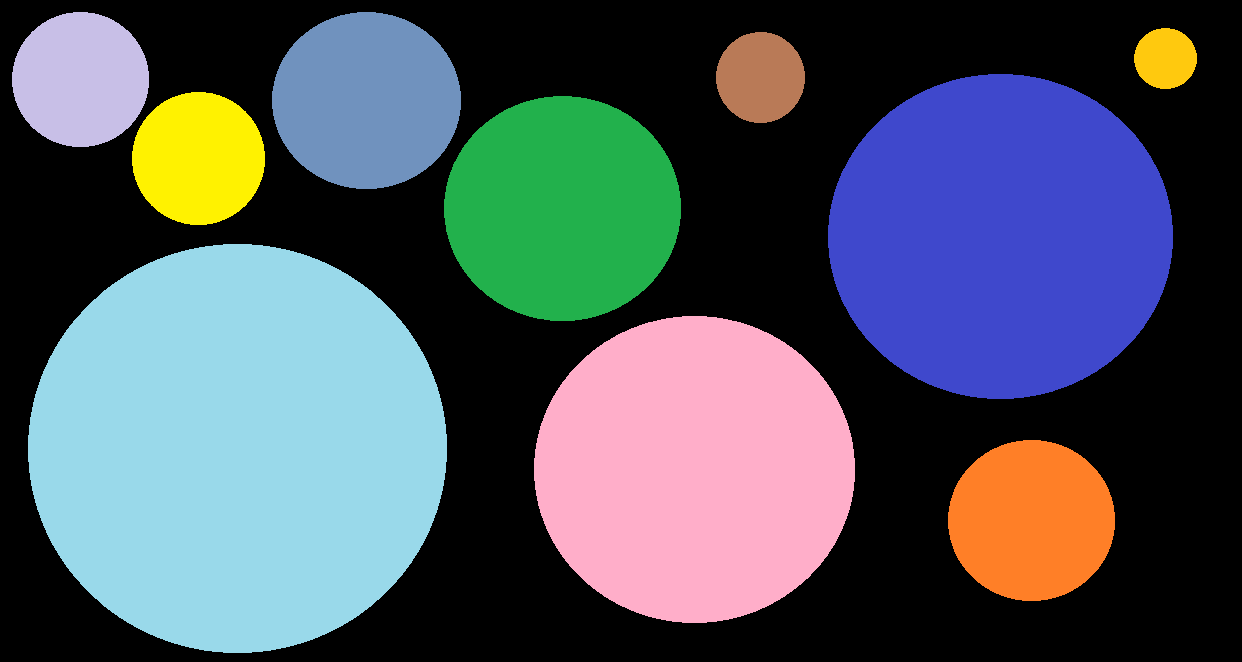
#> input picture datasets/shapes_sizes.png, 1242 x 662 px, found by its file name
$ python 13.contour_shapes.py
#> lines starting #> are read from the running program, lines starting #| are printed output that depends on the picture; after the words box and inside, x2 and y2 are one past the last pixel; in counts of white or black regions, pixels touching at a corner belong together
"""
Ordering contours based on the size
"""

# Import required packages:
import cv2
from matplotlib import pyplot as plt


def get_position_to_draw(text, point, font_face, font_scale, thickness):
    """Gives the coordinates to draw centered"""

    text_size = cv2.getTextSize(text, font_face, font_scale, thickness)[0]
    text_x = point[0] - text_size[0] / 2
    text_y = point[1] + text_size[1] / 2
    return round(text_x), round(text_y)


def sort_contours_size(cnts):
    """Sort contours based on the size"""

    cnts_sizes = [cv2.contourArea(contour) for contour in cnts]
    (cnts_sizes, cnts) = zip(*sorted(zip(cnts_sizes, cnts)))
    return cnts_sizes, cnts


def show_img_with_matplotlib(color_img, title, pos):
    """Shows an image using matplotlib capabilities"""

    # Convert BGR image to RGB
    img_RGB = color_img[:, :, ::-1]

    ax = plt.subplot(2, 1, pos)
    plt.imshow(img_RGB)
    plt.title(title)
    plt.axis('off')


# Create the dimensions of the figure and set title:
fig = plt.figure(figsize=(9, 9))
plt.suptitle("Sort contours by size", fontsize=14, fontweight='bold')
fig.patch.set_facecolor('silver')

# Load the image and convert it to grayscale:
# image = build_sample_image_2()
image = cv2.imread("sample_data/shapes_sizes.png")
#> image is the input picture: shape (662, 1242, 3); mean B, G, R 94.8, 85.7, 77.8
gray_image = cv2.cvtColor(image, cv2.COLOR_BGR2GRAY)
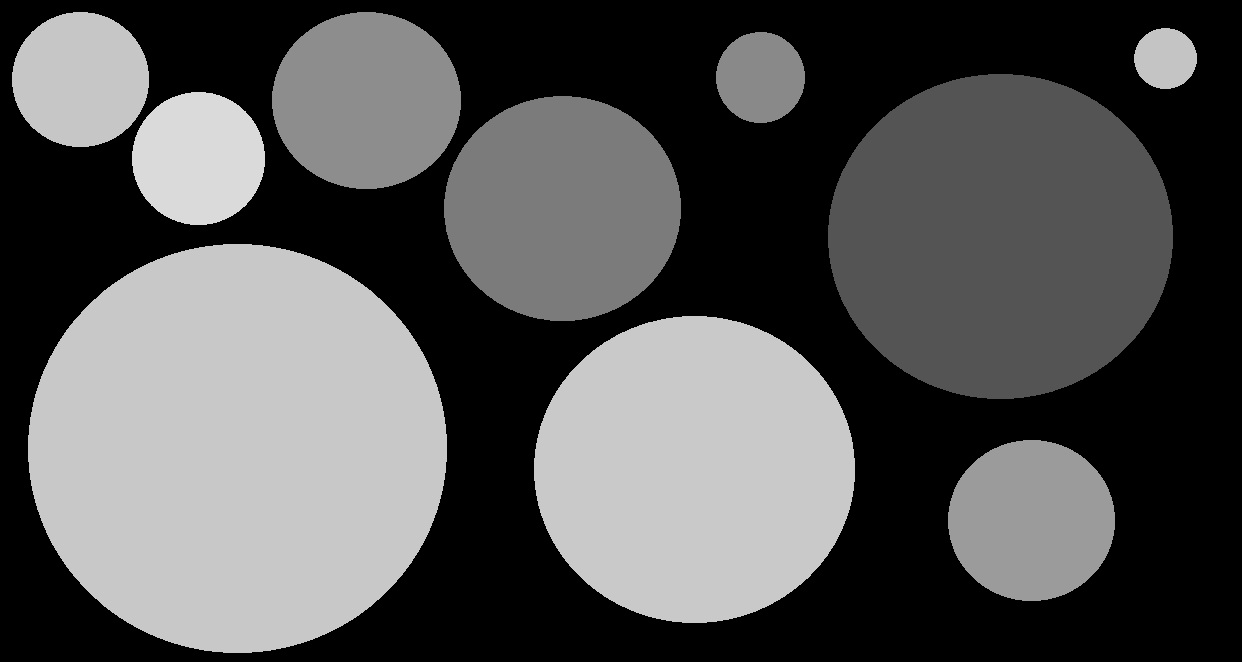
#> gray_image: shape (662, 1242); min 0, max 218, mean 84.3

# Plot the image:
show_img_with_matplotlib(image, "image", 1)

# Apply cv2.threshold() to get a binary image
ret, thresh = cv2.threshold(gray_image, 50, 255, cv2.THRESH_BINARY)
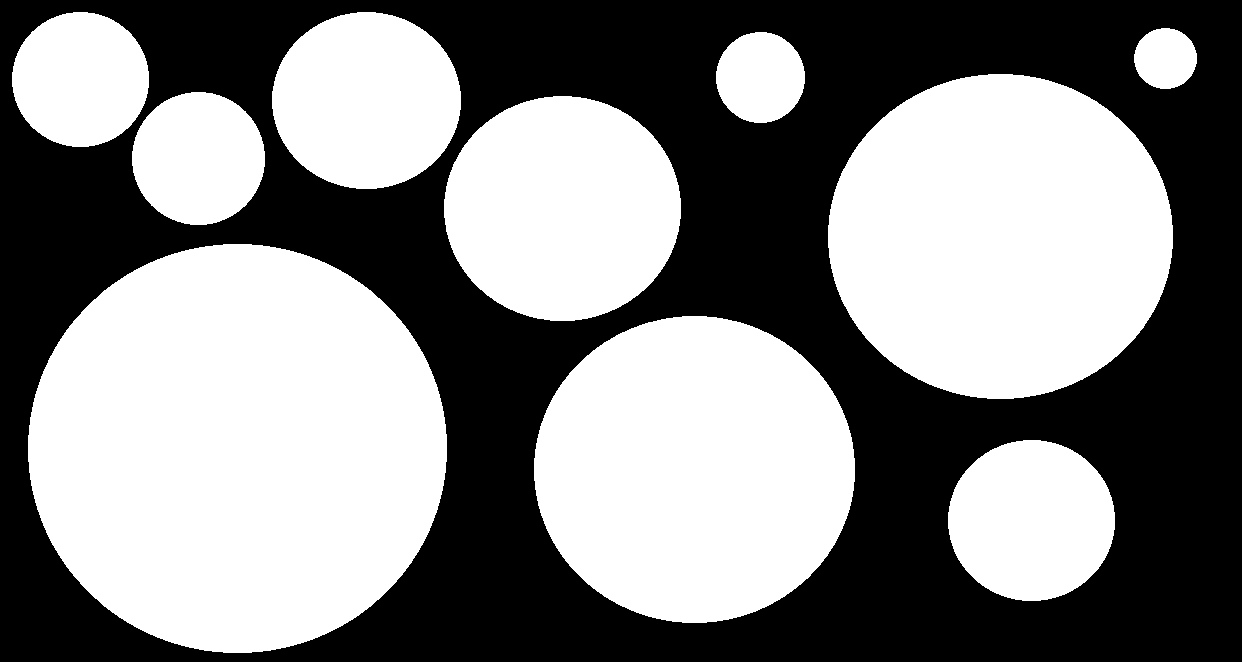
#> thresh: shape (662, 1242); 51.9% white; 1 black region

# Find contours using the thresholded image:
# Note: cv2.findContours() has been changed to return only the contours and the hierarchy
contours, hierarchy = cv2.findContours(thresh, cv2.RETR_EXTERNAL, cv2.CHAIN_APPROX_NONE)
#> contours = 10 contours; largest, box (x1, y1, x2, y2) and area: (28, 244, 447, 653) 134010, (828, 74, 1173, 399) 87531, (534, 316, 855, 623) 76890, (444, 96, 681, 321) 41535, (272, 12, 461, 189) 26002

# Show the number of detected contours:
print("detected contours: '{}' ".format(len(contours)))
#| detected contours: '10'

# Sort the contours based on the size:
(contour_sizes, contours) = sort_contours_size(contours)
#> in sort_contours_size, `cnts_sizes = [cv2.contourArea(contour) for contour in cnts]`: cnts_sizes = [20875, 76889.5, 134010, 41535, 13688.5, 87531, 6221, 2917, 26002, 14329]
#> in sort_contours_size, `(cnts_sizes, cnts) = zip(*sorted(zip(cnts_sizes, cnts)))`: cnts_sizes = (2917, 6221, 13688.5, 14329, 20875, 26002, 41535, 76889.5, 87531, 134010); cnts has the same summary as contours outside sort_contours_size
#> contour_sizes has the same summary as cnts_sizes in sort_contours_size

for i, (size, contour) in enumerate(zip(contour_sizes, contours)):
    # Compute the moment of contour:
    M = cv2.moments(contour)

    # The center or centroid can be calculated as follows:
    cX = int(M['m10'] / M['m00'])
    cY = int(M['m01'] / M['m00'])

    # Get the position to draw:
    (x, y) = get_position_to_draw(str(i + 1), (cX, cY), cv2.FONT_HERSHEY_SIMPLEX, 2, 5)

    # Write the ordering of the shape on the center of shapes
    cv2.putText(image, str(i + 1), (x, y), cv2.FONT_HERSHEY_SIMPLEX, 2, (255, 255, 255), 5)
#> this loop made 10 passes
#> (size, cX, cY, text_size in get_position_to_draw, text_x in get_position_to_draw, text_y in get_position_to_draw, x, y) on passes 1 to 10: (2917, 1165, 58, (45, 45), 1142.5, 80.5, 1142, 80), (6221, 760, 77, (45, 45), 737.5, 99.5, 738, 100), (13688.5, 198, 158, (45, 45), 175.5, 180.5, 176, 180), (14329, 80, 79, (45, 45), 57.5, 101.5, 58, 102), (20875, 1031, 520, (45, 45), 1008.5, 542.5, 1008, 542), (26002, 366, 100, (45, 45), 343.5, 122.5, 344, 122), (41535, 562, 208, (45, 45), 539.5, 230.5, 540, 230), (76889.5, 694, 469, (45, 45), 671.5, 491.5, 672, 492), (87531, 1000, 236, (45, 45), 977.5, 258.5, 978, 258), (134010, 237, 448, (85, 45), 194.5, 470.5, 194, 470)
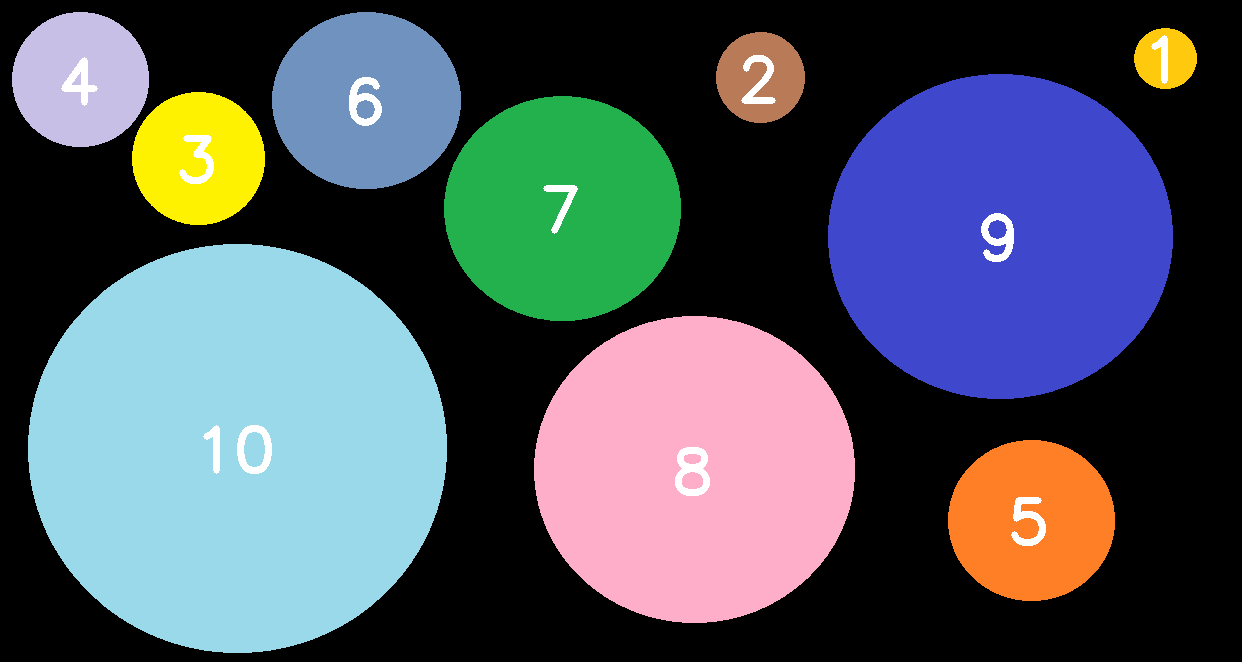
#> image: shape (662, 1242, 3); 0.94% of pixels changed, all inside (x1, y1, x2, y2) = (61, 35, 1168, 546)

# Plot the image
show_img_with_matplotlib(image, "result", 2)

# Show the Figure:
plt.show()
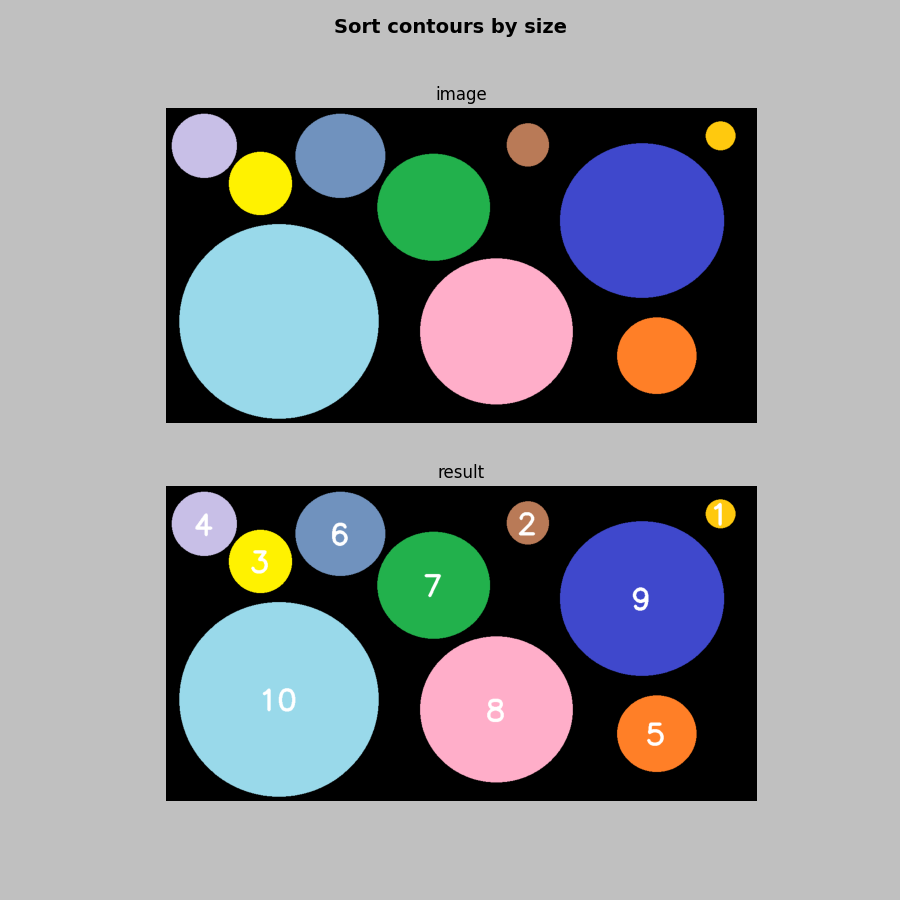
#> figure drawn by matplotlib, 2 panels
